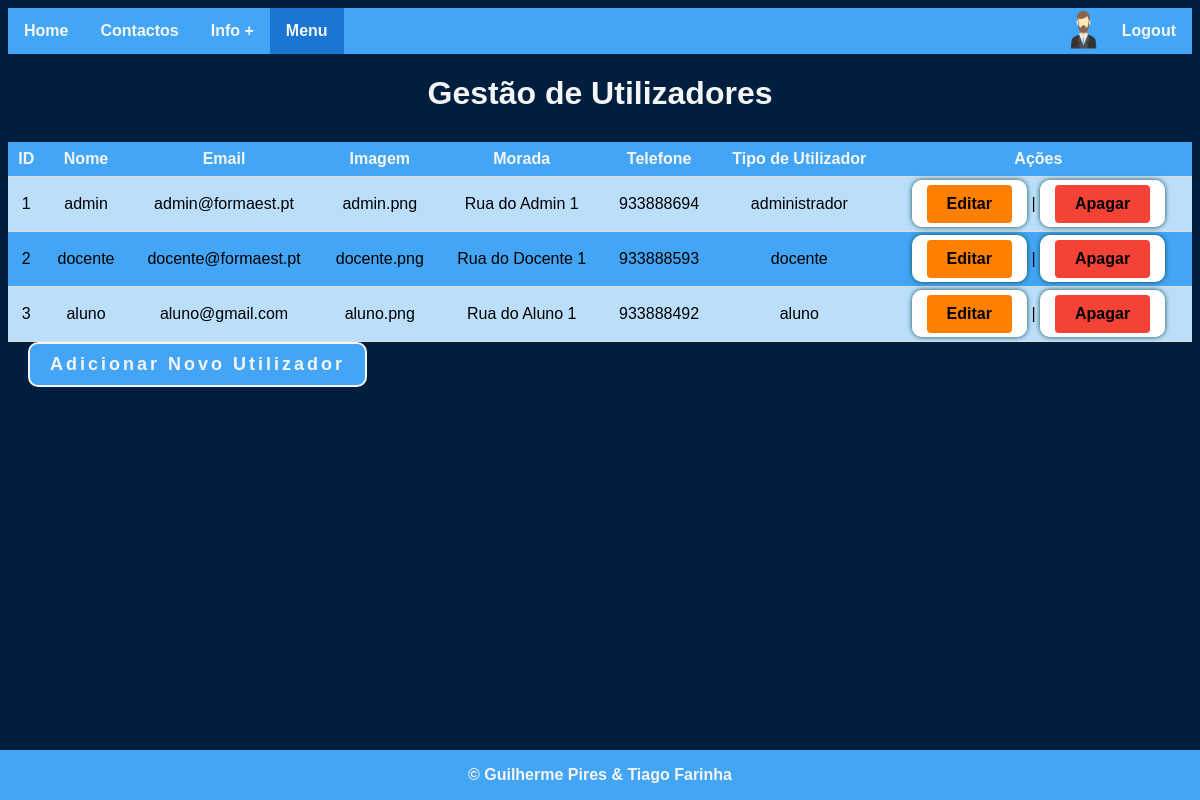
Screenshot of /paginas/gestao_utilizador.php (signed in) with the database file from the repository.
### tables this page shows
CREATE TABLE `utilizador` (
  `idUtilizador` int(11) NOT NULL,
  `nomeUtilizador` varchar(40) NOT NULL,
  `mail` varchar(40) NOT NULL,
  `imagem` varchar(30) NOT NULL DEFAULT 'default.png',
  `morada` varchar(60) NOT NULL,
  `pass` varchar(100) NOT NULL,
  `telemovel` varchar(9) NOT NULL,
  `tipoUtilizador` int(2) NOT NULL
);

CREATE TABLE `tipoutilizador` (
  `id_Tipo` int(11) NOT NULL,
  `descricao` varchar(30) NOT NULL
);

### paginas/gestao_utilizador.php (the view, shortened to what this page needs)
<!DOCTYPE html>
<html lang="pt-br">
<head>
    <link rel="stylesheet" href="style.css">
</head>
<body>
    <ul>
        <li><a href="home.php">Home</a></li>
        <li><a href="contactos.php">Contactos</a></li>
        <li><a href="infomais.php">Info +</a></li>
        <li><a class="active" href="pgLogadoAdmin.php">Menu</a></li>
        <?php
        if (!isset($_SESSION["tipoUtilizador"])) {
            echo '<li style="float:right"><a href="login.php">Login</a></li>';
            echo '<li style="float:right"><a href="registo.php">Regista-te</a></li>';
        } else {
            echo '<li style="float:right"><a href="logout.php">Logout</a></li>';
            echo '<img style="float:right" src="./admin.png" width="46" height="46" id="img">';
        }
        ?>
    </ul>
    <h1>Gestão de Utilizadores</h1>
    <?php
    $sql = "SELECT * FROM utilizador";
    $result = mysqli_query($conn, $sql);
    if (mysqli_num_rows($result) > 0) {
        echo "<table>";
        echo "<tr>
            <th>ID</th>
            <th>Nome</th>
            <th>Email</th>
            <th>Imagem</th>
            <th>Morada</th>
            <th>Telefone</th>
            <th>Tipo de Utilizador</th>
            <th>Ações</th>
        </tr>";
        while ($row = mysqli_fetch_assoc($result)) {
            $sql = "SELECT * FROM tipoutilizador WHERE id_Tipo = " . $row["tipoUtilizador"];
            $result2 = mysqli_query($conn, $sql);
            $descricao = mysqli_fetch_assoc($result2);
            echo "<tr>";
            echo "<td>" . $row["idUtilizador"] . "</td>";
            echo "<td>" . $row["nomeUtilizador"] . "</td>";
            echo "<td>" . $row["mail"] . "</td>";
            echo "<td>" . $row["imagem"] . "</td>";
            echo "<td>" . $row["morada"] . "</td>";
            echo "<td>" . $row["telemovel"] . "</td>";
            echo "<td>" . $descricao["descricao"] . "</td>";
            echo '<td>';
            echo '<form id="editar_inscricao" action="editar_utilizador.php" method="POST" style="display:inline;">';
            echo '<input type="submit" value="Editar">';
            echo '</form>';
            echo ' | ';
            echo '<form id="excluir_inscricao" action="apagar_utilizador.php" method="POST" style="display:inline;">';
            echo '<input type="submit" value="Apagar">';
            echo '</form>';
            echo '</td>';
        }
        echo "</table>";
    } else {
        echo "Nenhum registro encontrado.";
    }
    ?>
    <button onclick="location.href='adicionar_utilizador.php'">Adicionar Novo Utilizador</button>
    <div id="footer">
        <p>&copy; Guilherme Pires & Tiago Farinha</p>
    </div>
</body>
</html>

### paginas/style.css (style rules this page uses)
body { font-family: Arial, sans-serif; }
h1 { text-align: center; color: whitesmoke; }
#footer { position: fixed; left: 0; bottom: 0; width: 100%; background-color: #42A5F5; color: whitesmoke; font-weight: bold; text-align: center; margin-top: 10px; padding: 0px; }
button { position: relative; font-size: 18px; font-weight: bold; height: 45px; padding: 10px 20px; background: #42A5F5; overflow: hidden; border-radius: 10px; border: 2px solid; color: whitesmoke; z-index: 1; transition: 0.5s all ease; margin-left: 20px; margin-bottom: 50px; letter-spacing: 3px; }
button:before { content: ""; width: 50%; height: 100%; margin: auto; position: absolute; top: 0%; left: -50%; top: -100%; background: #BBDEFB; transition: all 0.6s ease; z-index: -1; }
button:after { content: ""; width: 50%; height: 100%; margin: auto; position: absolute; top: 0%; left: 100%; top: 100%; background:#BBDEFB; transition: all 0.6s ease; z-index: -1; }
form { width: 400px; margin: 0 auto; background-color: #fff; padding: 20px; border-radius: 10px; box-shadow: 0 0 10px rgb(12, 77, 72); margin-bottom: 60px; }
input[type="submit"] { background-color: #42A5F5; color: whitesmoke; padding: 10px 20px; border: none; border-radius: 4px; cursor: pointer; font-size: 16px; font-weight: bold; }
#editar_inscricao { background-color: #fff; padding: 15px; border-radius: 10px; box-shadow: 0 0 5px rgb(12, 77, 72); margin-bottom: 10px; }
#editar_inscricao input[type="submit"] { background-color: #FF7F00; color: black; padding: 10px 20px; border: none; border-radius: 4px; cursor: pointer; font-size: 16px; font-weight: bold; }
#excluir_inscricao { background-color: #fff; padding: 15px; border-radius: 10px; box-shadow: 0 0 5px rgb(12, 77, 72); margin-bottom: 10px; }
#excluir_inscricao input[type="submit"] { background-color: #F44336; color: black; padding: 10px 20px; border: none; border-radius: 4px; cursor: pointer; font-size: 16px; font-weight: bold; }

### paginas/gestao_utilizador.php (style rules this page uses)
body { background-color: #001f3f; }
ul { list-style-type: none; margin: 0; padding: 0; overflow: hidden; background-color: #42A5F5; }
li { float: left; }
li a { display: block; color: whitesmoke; text-align: center; padding: 14px 16px; text-decoration: none; font-weight: bold; }
.active { background-color: #1976D2; }
table { width: 100%; border-collapse: collapse; margin-top: 30px; background-color: #42A5F5; color: black; }
th, td { padding: 8px; text-align: left; border-bottom: 1px solid #ddd; text-align: center; }
th { background-color: #42A5F5; color: whitesmoke; text-align: center; }
tr:nth-child(even) { background-color: #BBDEFB; }

### rows the page displays
utilizador: idUtilizador "1", nomeUtilizador "admin", mail "admin@formaest.pt", imagem "admin.png", morada "Rua do Admin 1", telemovel "933888694", tipoUtilizador.descricao "administrador"
utilizador: idUtilizador "2", nomeUtilizador "docente", mail "docente@formaest.pt", imagem "docente.png", morada "Rua do Docente 1", telemovel "933888593", tipoUtilizador.descricao "docente"
utilizador: idUtilizador "3", nomeUtilizador "aluno", mail "aluno@gmail.com", imagem "aluno.png", morada "Rua do Aluno 1", telemovel "933888492", tipoUtilizador.descricao "aluno"
